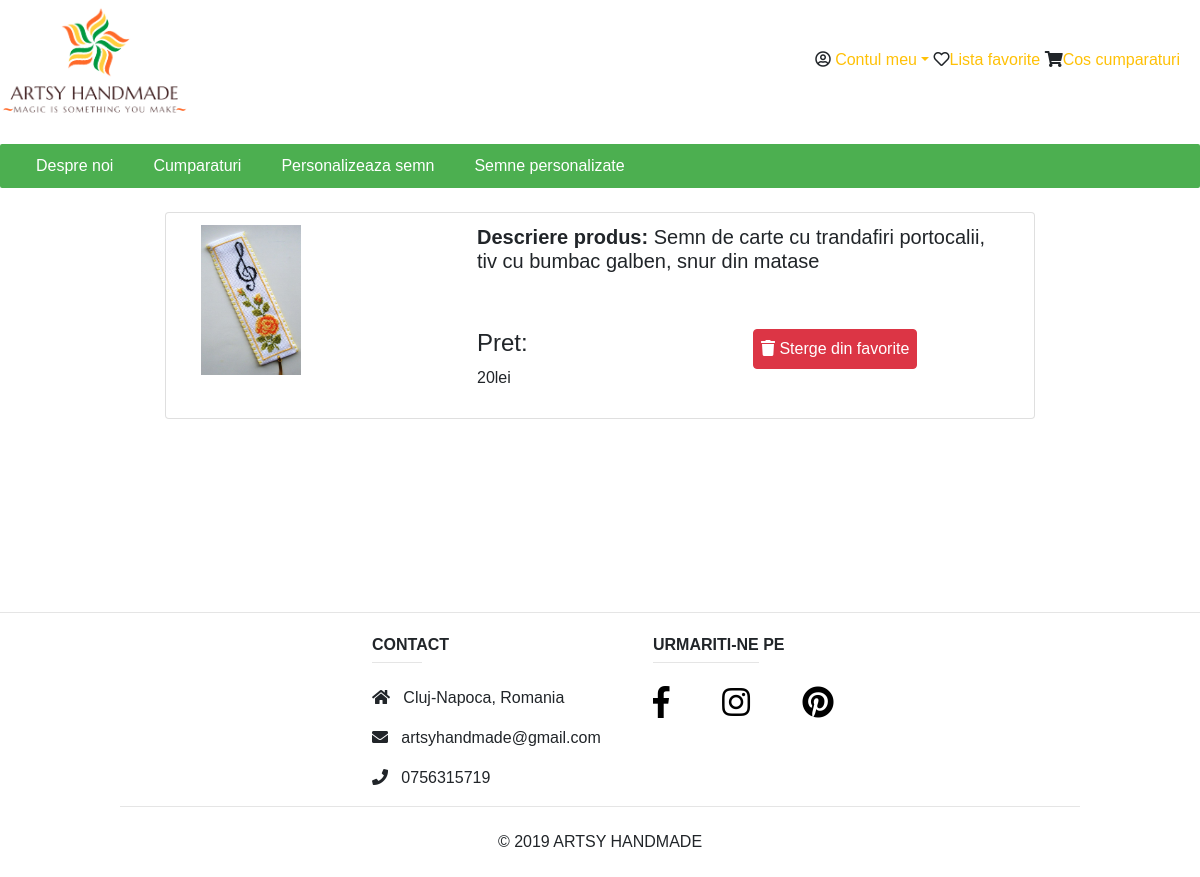
Screenshot of /wishList.php (signed in) with the database file from the repository.
### tables this page shows
CREATE TABLE `wish_list` (
  `id` int(11) NOT NULL,
  `id_user` int(10) NOT NULL,
  `id_product` int(10) NOT NULL
);

CREATE TABLE `product` (
  `id` int(11) NOT NULL,
  `name` varchar(50) NOT NULL,
  `link` varchar(50) NOT NULL,
  `price` int(10) NOT NULL,
  `color` varchar(50) NOT NULL,
  `quantity` int(10) NOT NULL,
  `description` varchar(200) NOT NULL
);

### wishList.php (the view, shortened to what this page needs)
<!DOCTYPE html>
<html lang="en">
<head>
    <link rel="stylesheet" href="https://maxcdn.bootstrapcdn.com/bootstrap/4.3.1/css/bootstrap.min.css">
    <link rel='stylesheet' href='https://use.fontawesome.com/releases/v5.7.0/css/all.css'
>
    <link rel="stylesheet" href="style.css">
</head>
<body>
<div>
    <div class="d-inline">
        <img src="myLogo.png" class="myLogo">
    </div>
    <div class="options d-inline">
        <span class="dropdown"><i class="far fa-user-circle"></i>
            <a href="#" class=" dropdown dropdown-toggle link-text" data-toggle="dropdown">Contul meu</a>
        </span>
        <i class='far fa-heart'></i><a href="wishList.php"><span class="link-text">Lista favorite</span></a>
        <i class="fa fa-shopping-cart"></i><a href="shoppingCart.php"><span class="link-text">Cos cumparaturi</span></a>
    </div>
</div>
<br>
<div class="navbar">
    <a href="aboutUs.php">Despre noi</a>
    <a href="clientHome.php">Cumparaturi</a>
    <a href="customize.php">Personalizeaza semn</a>
    <a href="showBookmarks.php">Semne personalizate</a>
</div>
<br>
<?php include('connection.php');
$user = $_SESSION['user']['username'];
$query1 = mysqli_query($conn, "SELECT id FROM users WHERE username='" . $user . "'");
if (mysqli_num_rows($query1) > 0) {
    $row1 = mysqli_fetch_array($query1);
    $userId = $row1[0];
}
$query3 = mysqli_query($conn, "SELECT * FROM wish_list WHERE id_user='" . $userId . "'");
if (mysqli_num_rows($query3) > 0) {
    while ($row3 = mysqli_fetch_array($query3)) {
        $productId = $row3[2];
        $query4 = mysqli_query($conn, "SELECT * FROM product WHERE id='" . $productId . "'");
        if (mysqli_num_rows($query4) > 0) {
            $row4 = mysqli_fetch_array($query4);
            $quantity = $row4[5];
            $description = $row4[6];
            if ($quantity == 0) {
                ?>
                <div>
                    <div class="d-flex justify-content-center">
                        <div class="col-md-9">
                            <div class="list-group-item flex-column align-items-start">
                                <form action='deleteProductFromWishList.php' name="<?php echo $row3[0]; ?>"
                                      method="POST">
                                    <input type="hidden" name="name" value="<?php echo $row3[0]; ?>">
                                    <div class="container">
                                        <div class="row">
                                            <div class="col-4">
                                                <p><?php echo '<img src="' . $row4[2] . '" width="100" height="150" ">' ?></p>
                                            </div>
                                            <div class="col-8">
                                                <div class="nothing">
                                                    <div><span class="rounded not-available"> Stoc epuizat </span></div>
                                                </div>
                                                <div>
                                                    <h5><strong>Descriere produs:</strong> <?php echo $description ?>
                                                    </h5>
                                                </div>
                                                <br>
                                                <div class="row">
                                                    <div class="col">
                                                        <h4>Pret:</h4>
                                                        <p><?php echo($row4[3]) ?>lei</p>
                                                    </div>
                                                    <div class="col">
                                                        <button class="btn btn-labeled btn-danger">
                                                            <span class="btn-label"><i class="fas fa-trash"></i></span>
                                                            Sterge din favorite
                                                        </button>
                                                    </div>
                                                </div>
                                            </div>
                                        </div>
                                    </div>
                                </form>
                            </div>
                        </div>
                    </div>
                </div>
                <br>
                <?php
            } else {
                ?>
                <div>
                    <div class="d-flex justify-content-center">
                        <div class="col-md-9">
                            <div class="list-group-item flex-column align-items-start">
                                <form action='deleteProductFromWishList.php' name="<?php echo $row3[0]; ?>"
                                      method="POST">
                                    <div class="container">
                                        <div class="row">
                                            <div class="col-4">
                                                <p><?php echo '<img src="' . $row4[2] . '" width="100" height="150" ">' ?></p>
                                            </div>
                                            <div class="col-8">
                                                <div>
                                                    <h5><strong>Descriere produs:</strong> <?php echo $description ?>
                                                    </h5>
                                                </div>
                                                <br>
                                                <br>
                                                <div class="row">
                                                    <div class="col">
                                                        <h4>Pret:</h4>
                                                        <p><?php echo($row4[3]) ?>lei</p>
                                                    </div>
                                                    <div class="col">
                                                        <button class="btn btn-labeled btn-danger">
                                                            <span class="btn-label"><i class="fas fa-trash"></i></span>
                                                            Sterge din favorite
                                                        </button>
                                                    </div>
                                                </div>
                                            </div>
                                        </div>
                                    </div>
                                </form>
                            </div>
                        </div>
                    </div>
                </div>
                <br>
                <?php
            }
        }
    }
}
?>
<br>
<br>
<br>
<br>
<br>
<br>
<br>
<hr class="mt-0 d-inline-block" style="width: 100%;">
<div class="content-footer">
    <div class="row-footer">
        <div class="col-md-4">
            <h6 class="text-uppercase font-weight-bold">Contact</h6>
            <hr class="mt-0 d-inline-block" style="width: 20%;">
            <p>
                <i class="fas fa-home"></i> &nbsp; Cluj-Napoca, Romania</p>
            <p>
                <i class="fas fa-envelope"></i> &nbsp; artsyhandmade@gmail.com</p>
            <p>
                <i class="fas fa-phone"></i> &nbsp; 0756315719</p>
        </div>
        <div class="col-md-8">
            <h6 class="text-uppercase font-weight-bold">Urmariti-ne pe</h6>
            <hr class="mt-0 d-inline-block" style="width: 20%;">
            <p>
                <a href="https://www.facebook.com/" target="_blank" class="follow-us">
                    <i class="fab fa-facebook-f white-text mr-md-5 fa-2x"> </i>
                </a>
                <a href="https://www.instagram.com/" target="_blank" class="follow-us">
                    <i class="fab fa-instagram white-text mr-md-5 fa-2x"> </i>
                </a>
                <a href="https://ro.pinterest.com/" target="_blank" class="follow-us">
                    <i class="fab fa-pinterest white-text fa-2x"> </i>
                </a>
            </p>
        </div>
    </div>
</div>
<div class="text-center">
    <hr class="mt-0 d-inline-block" style="width: 80%;">
    <div>&copy; 2019 ARTSY HANDMADE</div>
</div>
<br>
</body>
</html>

### style.css (style rules this page uses)
.navbar { overflow: hidden; background-color: #4CAF50!important; border-radius: 2px; justify-content: flex-start; padding-top: 0; padding-bottom: 0; }
.navbar a { float: left; display: block; color: white; text-align: center; padding: 10px 20px; text-decoration: none; }
.myLogo { width: 190px; height: 120px; }
.btn { padding: 7px; }
.options { float: right; padding-right: 20px; padding-top: 4%; }
.link-text { color: #ffc107!important; }
div, p, a, span, h1, h2, h3, h4, h5, h6, strong { font-family: "Comic Sans MS", cursive, sans-serif; }
.content-footer { padding-left: 31%; }
.row-footer { display: flex; flex-wrap: wrap; margin-left: -15px; }
.follow-us, .follow-us:hover { color: black; }

### rows the page displays
wish_list: id_product.link (picture), id_product.description "Semn de carte cu trandafiri portocalii, tiv cu bumbac galben, snur din matase", id_product.price "20"
